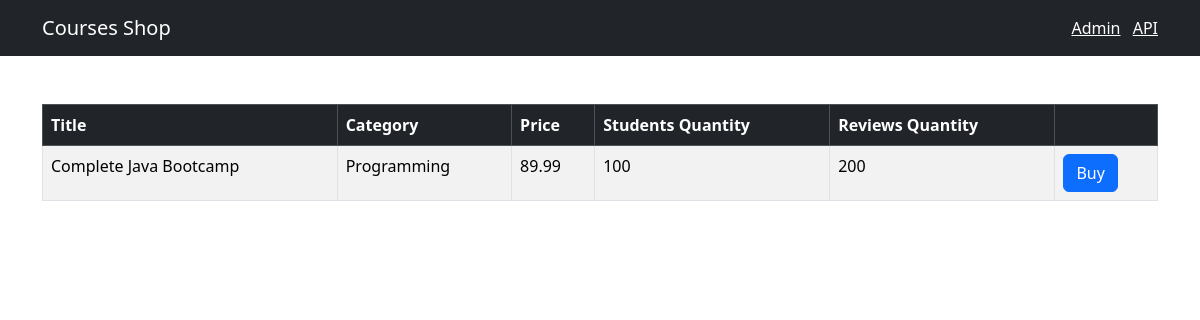
/2, run on the app's committed database.
### shop/models.py (models this page shows, shortened)
class Course(models.Model):
    title = models.CharField(max_length=300)
    price = models.FloatField()
    students_qty = models.IntegerField()
    reviews_qty = models.IntegerField()
    category = models.ForeignKey(Category, on_delete=models.CASCADE)
    created_at = models.DateTimeField(default=timezone.now)

class Category(models.Model):
    title = models.CharField(max_length=255)
    created_at = models.DateTimeField(default=timezone.now)
    def __str__(self):
        return self.title

### shop/views.py (the view)
# urls.py: path('<int:course_id>', views.single_course, name='single_course'),
def single_course(request, course_id):
        course = get_object_or_404(Course, pk=course_id)
        return render(request, 'shop/single_course.html', {'course': course})

### templates/shop/single_course.html (shortened to what this page needs)
{% extends "base.html" %}
{% block my_content %}
<table class="table mt-5 table-bordered table-striped table-hover">
    <thead class="table-dark">
        <tr>
            <th>Title</th>
            <th>Category</th>
            <th>Price</th>
            <th>Students Quantity</th>
            <th>Reviews Quantity</th>
            <th></th>
        </tr>
    </thead>
    <tbody>
        <tr>
            <td>{{ course.title }}</td>
            <td>{{ course.category }}</td>
            <td>{{ course.price }}</td>
            <td>{{ course.students_qty }}</td>
            <td>{{ course.reviews_qty }}</td>
            <td><button class="btn btn-primary">Buy</button></td>
        </tr>
    </tbody>
</table>
{% endblock %}

### data on the page
Course: title "Complete Java Bootcamp", category "Programming", price "89.99", students_qty "100", reviews_qty "200"
